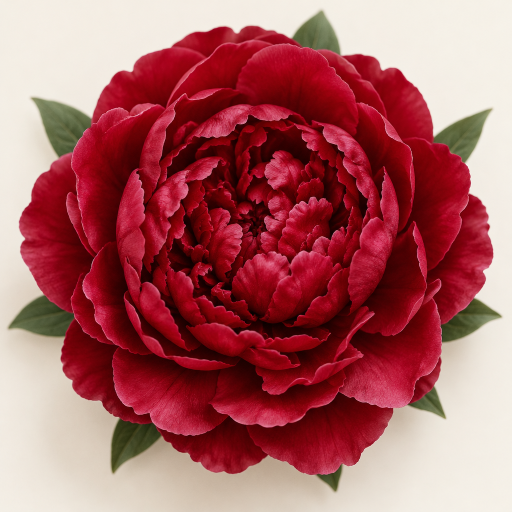
#> input picture img/brand-src/peony.png, 1024 x 1024 px (shown at 1/2 size)
$ python make_brand.py
#> lines starting #> are read from the running program, lines starting #| are printed output that depends on the picture; after the words box and inside, x2 and y2 are one past the last pixel; in counts of white or black regions, pixels touching at a corner belong together
#!/usr/bin/env python3
"""Build the Bloom & Budget brand marks and favicons from the peony artwork.

Source of truth: img/brand-src/peony.png (original, commercially clean).
Outputs: img/brand/*.png and the whole img/favicon/ set.

Run: python3 _build/make_brand.py
"""
from pathlib import Path
from PIL import Image, ImageDraw

ROOT = Path(__file__).resolve().parent.parent
SRC  = ROOT / "img" / "brand-src" / "peony.png"
OUT  = ROOT / "img" / "brand"
FAV  = ROOT / "img" / "favicon" / "v2"   # v2 = new path, busts the 1-year immutable cache

SAGE  = (111, 139, 122)
CREAM = (250, 246, 240)


def circle_badge(px, zoom=1.12, ring=True):
    """Peony cropped to a circle with a sage ring, rendered 4x and downsampled."""
    ss = 4
    d = px * ss
    im = Image.open(SRC).convert("RGB")
    side = int(min(im.size) / zoom)
    im = im.crop(((im.width - side) // 2, (im.height - side) // 2,
                  (im.width + side) // 2, (im.height + side) // 2)).resize((d, d), Image.LANCZOS)
    out = Image.new("RGBA", (d, d), (0, 0, 0, 0))
    mask = Image.new("L", (d * 4, d * 4), 0)
    ImageDraw.Draw(mask).ellipse((0, 0, d * 4 - 1, d * 4 - 1), fill=255)
    out.paste(im, (0, 0), mask.resize((d, d), Image.LANCZOS))
    if ring:
        dr = ImageDraw.Draw(out)
        w = max(2, int(d * 0.020))
        dr.ellipse((w // 2, w // 2, d - 1 - w // 2, d - 1 - w // 2), outline=SAGE, width=w)
        h = max(1, int(d * 0.005))
        dr.ellipse((w + h, w + h, d - 1 - w - h, d - 1 - w - h), outline=CREAM + (255,), width=h)
    return out.resize((px, px), Image.LANCZOS)


def touch_icon(px, pad_ratio=0.13):
    """Opaque cream square for iOS/Android home screens."""
    img = Image.new("RGBA", (px, px), CREAM)
    inner = int(px * (1 - 2 * pad_ratio))
    b = circle_badge(inner, zoom=1.12)
    img.paste(b, ((px - inner) // 2, (px - inner) // 2), b)
    return img.convert("RGB")


def main():
    OUT.mkdir(parents=True, exist_ok=True)
    FAV.mkdir(parents=True, exist_ok=True)

    for s in (128, 192, 512):
        circle_badge(s).save(OUT / f"peony-badge-{s}.png")
#> in circle_badge, im is the input picture: PIL image 1024x1024 RGB; mean R, G, B 169.6, 96.3, 99.1
#> in circle_badge, `im = im.crop(((im.width - side) // 2, (im.height - side) // 2, (im.wid..`:
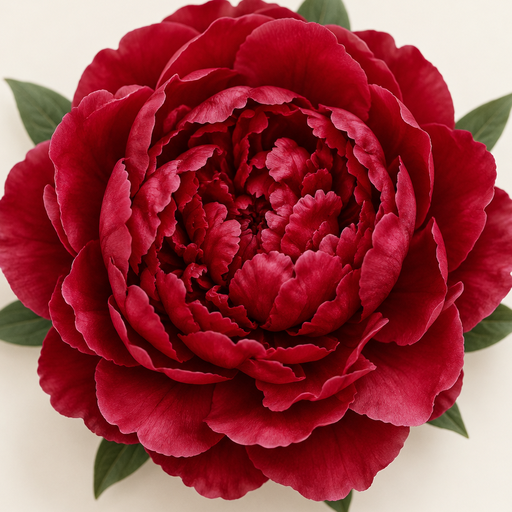
#> im: PIL image 512x512 RGB; mean R, G, B 152.9, 63.1, 69.3
#> in circle_badge, `out = Image.new("RGBA", (d, d), (0, 0, 0, 0))`: out: PIL image 512x512 RGBA; every value is 0
#> in circle_badge, `mask = Image.new("L", (d * 4, d * 4), 0)`: mask: PIL image 2048x2048 L; every value is 0
#> in circle_badge, `ImageDraw.Draw(mask).ellipse((0, 0, d * 4 - 1, d * 4 - 1), fill=255)`:
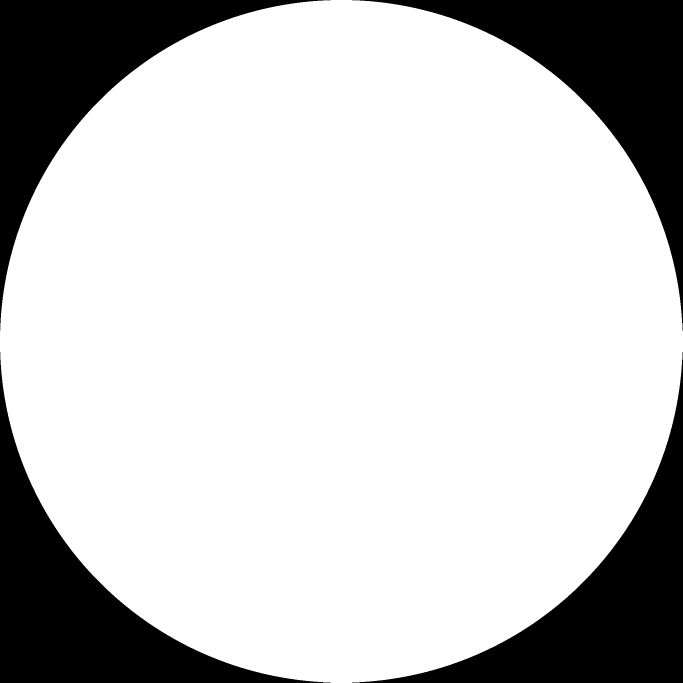
#> mask: PIL image 2048x2048 L (shown at 1/3 size); 78.5% white; 4 black regions, box (x1, y1, x2, y2) and area: (0, 0, 992, 992) 225100, (1056, 0, 2048, 992) 225100, (0, 1056, 992, 2048) 225100, (1056, 1056, 2048, 2048) 225100

    for s in (16, 32, 48, 96, 144, 192):
        circle_badge(s, zoom=1.18).save(FAV / f"favicon-{s}.png")
#> call 4 of circle_badge, with px = 16, zoom = 1.18, ring = True
#> in circle_badge (call 4), `im = im.crop(((im.width - side) // 2, (im.height - side) // 2, (im.wid..`:
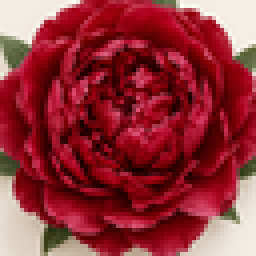
#> im: PIL image 64x64 RGB (shown 4 times larger); mean R, G, B 146.3, 49.7, 57.4
#> in circle_badge (call 4), `out = Image.new("RGBA", (d, d), (0, 0, 0, 0))`: out: PIL image 64x64 RGBA; every value is 0
#> in circle_badge (call 4), `mask = Image.new("L", (d * 4, d * 4), 0)`: mask: PIL image 256x256 L; every value is 0
#> in circle_badge (call 4), `ImageDraw.Draw(mask).ellipse((0, 0, d * 4 - 1, d * 4 - 1), fill=255)`: mask: PIL image 256x256 L; 78.5% white; 4 black regions, box (x1, y1, x2, y2) and area: (0, 0, 117, 117) 3528, (139, 0, 256, 117) 3528, (0, 139, 117, 256) 3528, (139, 139, 256, 256) 3528
#> in circle_badge (call 4), `out.paste(im, (0, 0), mask.resize((d, d), Image.LANCZOS))`:
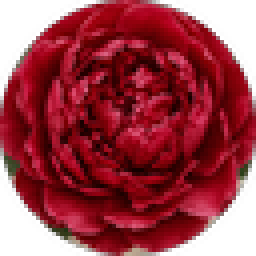
#> out: PIL image 64x64 RGBA (shown 4 times larger); mean R, G, B, A 102.4, 11.4, 21.4, 200.1; transparent parts drawn white

    touch_icon(180).save(FAV / "apple-touch-icon.png")
#> in touch_icon, `img = Image.new("RGBA", (px, px), CREAM)`:
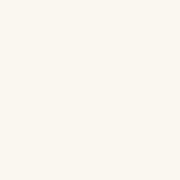
#> img: PIL image 180x180 RGBA; mean R, G, B, A 250, 246, 240, 255
#> in circle_badge (call 10), `out = Image.new("RGBA", (d, d), (0, 0, 0, 0))`: out: PIL image 532x532 RGBA; every value is 0
#> in circle_badge (call 10), `mask = Image.new("L", (d * 4, d * 4), 0)`: mask: PIL image 2128x2128 L; every value is 0
#> in circle_badge (call 10), `ImageDraw.Draw(mask).ellipse((0, 0, d * 4 - 1, d * 4 - 1), fill=255)`: mask: PIL image 2128x2128 L; 78.5% white; 4 black regions, box (x1, y1, x2, y2) and area: (0, 0, 1031, 1031) 243020, (1097, 0, 2128, 1031) 243020, (0, 1097, 1031, 2128) 243020, (1097, 1097, 2128, 2128) 243020
#> in circle_badge (call 10), `return out.resize((px, px), Image.LANCZOS)`:
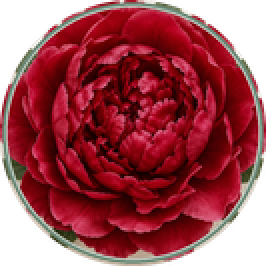
#> returned value: PIL image 133x133 RGBA (shown 2 times larger); mean R, G, B, A 108.2, 25.7, 33.4, 200.3; transparent parts drawn white
#> in touch_icon, `img.paste(b, ((px - inner) // 2, (px - inner) // 2), b)`:
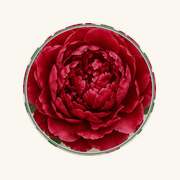
#> img: PIL image 180x180 RGBA; mean R, G, B, A 199.6, 152.7, 153.6, 254.4; transparent parts drawn white
    touch_icon(512).save(OUT / "app-icon-512.png")

    ico = circle_badge(256, zoom=1.18)
    ico.save(FAV / "favicon.ico", sizes=[(16, 16), (32, 32), (48, 48)])
    print("brand marks + favicons written")


if __name__ == "__main__":
    main()
